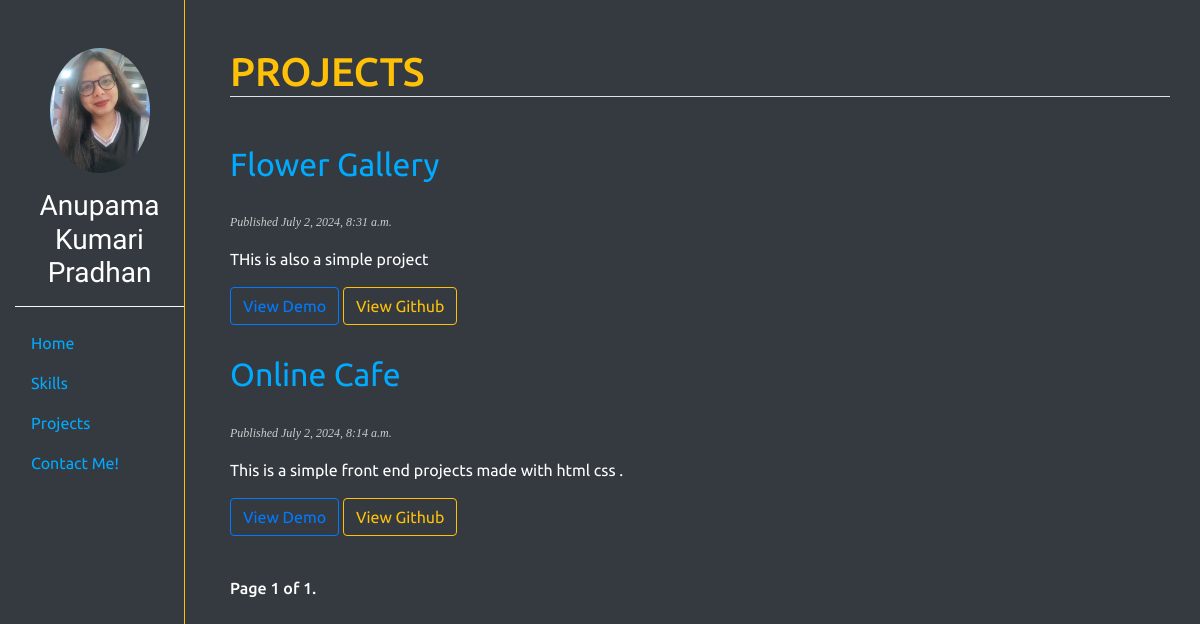
The app's page /projects/, older data.
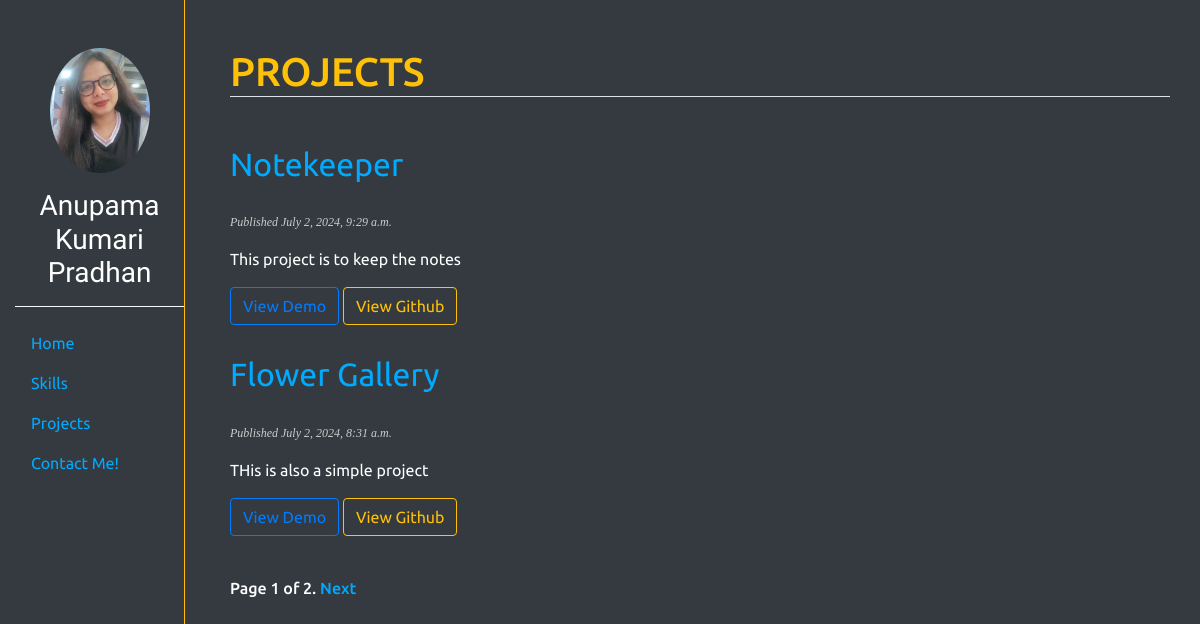
The same page, newer data.
### myapp/models.py (models this page shows, shortened)
class Project(models.Model):
    class Status(models.TextChoices):
        DRAFT='DF','Draft'
        PUBLISHED='PB','Published'
    title=models.CharField(max_length=200)
    slug=models.SlugField(max_length=200)
    body=models.TextField()
    git_link=models.CharField(max_length=200,default="fghyj")
    netlify_link=models.CharField(max_length=1000,default="iklo")
    publish=models.DateTimeField(default=timezone.now)
    status=models.CharField(max_length=2,choices=Status.choices,default=Status.DRAFT)
    objects=models.Manager()
    published=PublishedManager()
    class Meta:
        ordering=['-publish']
        indexes=[models.Index(fields=['-publish']),]

### myapp/views.py (the view)
# urls.py: path("projects/",views.projects,name="projects"),
def projects(request):
    project_list=Project.published.all()
    paginator=Paginator(project_list,2)
    page_number=request.GET.get('page',1)
    projects=paginator.page(page_number)
    return render(request,"myapp/projects.html",{'projects':projects})

### myapp/models.py (called while the page is built)
    def get_queryset(self):
        return super().get_queryset()\
                       .filter(status=Project.Status.PUBLISHED)

### myapp/templates/myapp/projects.html (shortened to what this page needs)
{% extends 'base.html' %}
{% block content %}
<div class="container mt-5">
      <h1 class="text-warning mb-5 border-bottom">PROJECTS</h1>
   {% for project in projects %}
   <h2 class="text-white">
    <a href="">{{project.title}}</a>
   </h2>
   <p class="date">
    Published {{project.publish}}
   </p>
   {{project.body|truncatewords:30|linebreaks}}
   <a href="{{project.netlify_link}}" class="btn btn-outline-primary">View Demo</a>
   <a href="{{project.git_link}}" class="btn btn-outline-warning">View Github</a>
   {% endfor %}
   {% include "myapp/pagination.html" with page=projects %}
</div>
{% endblock content %}

Row changes from the older to the newer data that the page shows:
no longer on this page (row unchanged): Project: title "Online Cafe", publish "July 2, 2024, 8:14 a.m.", body "This is a simple front end projects made with html css ."
added Project: title "Notekeeper", publish "July 2, 2024, 9:29 a.m.", body "This project is to keep the notes"
Text that changed along with them:
{{ page.paginator.num_pages }}: "1" → "2"
text now shown: "Next"
